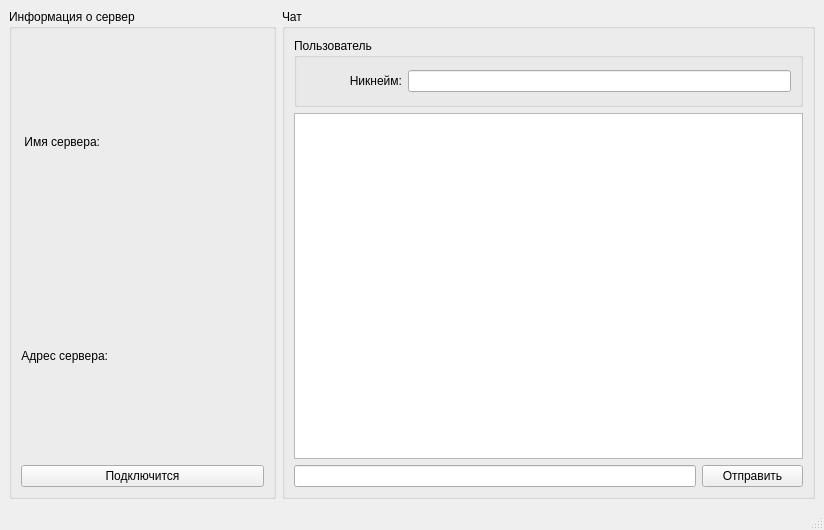
<?xml version="1.0" encoding="UTF-8"?>
<ui version="4.0">
 <class>MainWindow</class>
 <widget class="QMainWindow" name="MainWindow">
  <property name="geometry">
   <rect>
    <x>0</x>
    <y>0</y>
    <width>824</width>
    <height>530</height>
   </rect>
  </property>
  <property name="windowTitle">
   <string>MainWindow</string>
  </property>
  <widget class="QWidget" name="Widget">
   <layout class="QHBoxLayout" name="horizontalLayout_3" stretch="1,2">
    <item>
     <widget class="QGroupBox" name="InformationServer">
      <property name="title">
       <string>Информация о сервер</string>
      </property>
      <layout class="QVBoxLayout" name="verticalLayout" stretch="2,2,1">
       <item>
        <layout class="QHBoxLayout" name="NameInformationServerLayout" stretch="1,2">
         <item>
          <widget class="QLabel" name="NameInformationServerLabel">
           <property name="text">
            <string>Имя сервера:</string>
           </property>
           <property name="alignment">
            <set>Qt::AlignRight|Qt::AlignTrailing|Qt::AlignVCenter</set>
           </property>
          </widget>
         </item>
         <item>
          <widget class="QLabel" name="nameServerInfo">
           <property name="text">
            <string/>
           </property>
           <property name="alignment">
            <set>Qt::AlignCenter</set>
           </property>
          </widget>
         </item>
        </layout>
       </item>
       <item>
        <layout class="QHBoxLayout" name="AdressInformationServerLayout" stretch="1,2">
         <item>
          <widget class="QLabel" name="AdressInformationServerLabel">
           <property name="text">
            <string>Адрес сервера:</string>
           </property>
           <property name="alignment">
            <set>Qt::AlignRight|Qt::AlignTrailing|Qt::AlignVCenter</set>
           </property>
          </widget>
         </item>
         <item>
          <widget class="QLabel" name="adressServerInfo">
           <property name="text">
            <string/>
           </property>
           <property name="alignment">
            <set>Qt::AlignCenter</set>
           </property>
          </widget>
         </item>
        </layout>
       </item>
       <item>
        <widget class="QPushButton" name="btnConnectToServer">
         <property name="text">
          <string>Подключится</string>
         </property>
        </widget>
       </item>
      </layout>
     </widget>
    </item>
    <item>
     <widget class="QGroupBox" name="ChatLayout">
      <property name="title">
       <string>Чат</string>
      </property>
      <layout class="QVBoxLayout" name="verticalLayout_2" stretch="1,5,1">
       <item>
        <widget class="QGroupBox" name="UserSettingsLayout">
         <property name="title">
          <string>Пользователь</string>
         </property>
         <layout class="QHBoxLayout" name="horizontalLayout" stretch="0">
          <item>
           <layout class="QHBoxLayout" name="NickNameLayout" stretch="1,4">
            <item>
             <widget class="QLabel" name="NickNameLabel">
              <property name="text">
               <string>Никнейм:</string>
              </property>
              <property name="alignment">
               <set>Qt::AlignRight|Qt::AlignTrailing|Qt::AlignVCenter</set>
              </property>
             </widget>
            </item>
            <item>
             <widget class="QLineEdit" name="nick"/>
            </item>
           </layout>
          </item>
         </layout>
        </widget>
       </item>
       <item>
        <widget class="QTextEdit" name="chat">
         <property name="readOnly">
          <bool>true</bool>
         </property>
        </widget>
       </item>
       <item>
        <layout class="QHBoxLayout" name="ChatMessageLayout" stretch="4,1">
         <item>
          <widget class="QLineEdit" name="message"/>
         </item>
         <item>
          <widget class="QPushButton" name="btnSendMessage">
           <property name="text">
            <string>Отправить</string>
           </property>
          </widget>
         </item>
        </layout>
       </item>
      </layout>
     </widget>
    </item>
   </layout>
  </widget>
  <widget class="QMenuBar" name="menubar">
   <property name="geometry">
    <rect>
     <x>0</x>
     <y>0</y>
     <width>824</width>
     <height>22</height>
    </rect>
   </property>
  </widget>
  <widget class="QStatusBar" name="statusbar"/>
 </widget>
 <resources/>
 <connections/>
</ui>
